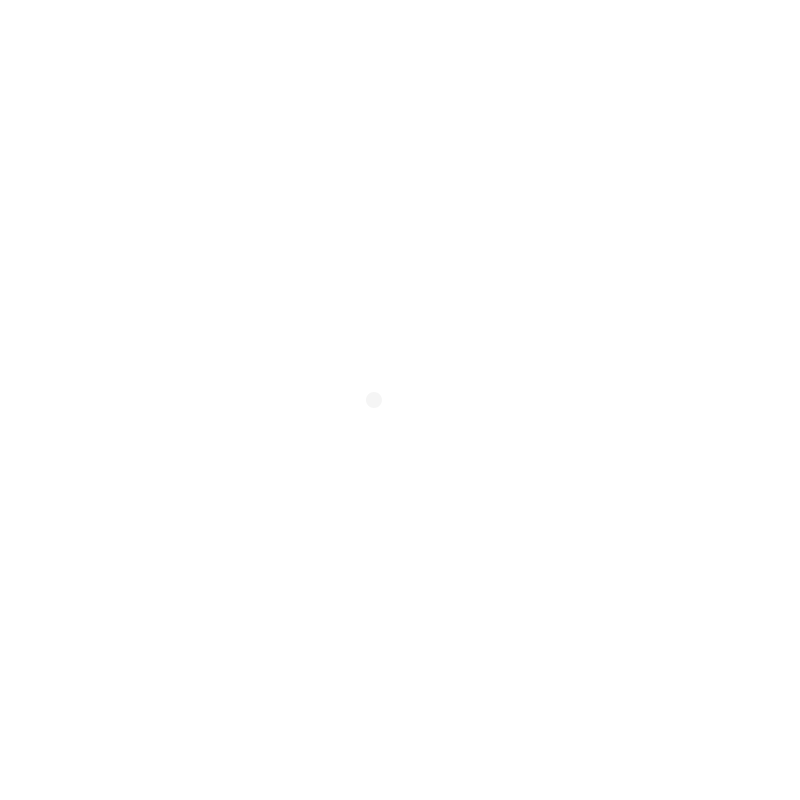
Frame 1 (no input)
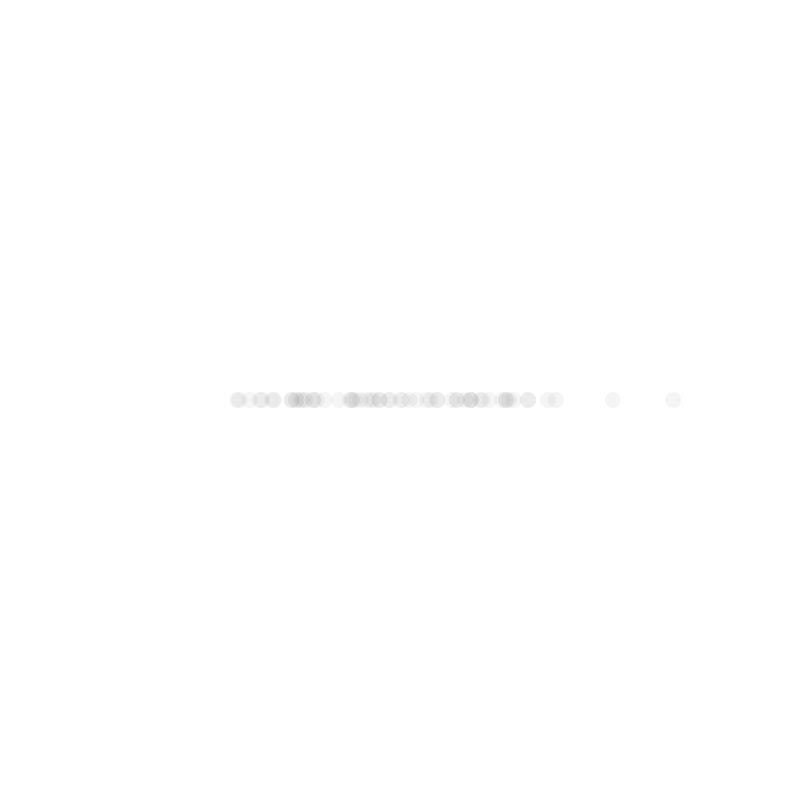
Frame 60 (the mouse pressed at the canvas centre just before this capture)
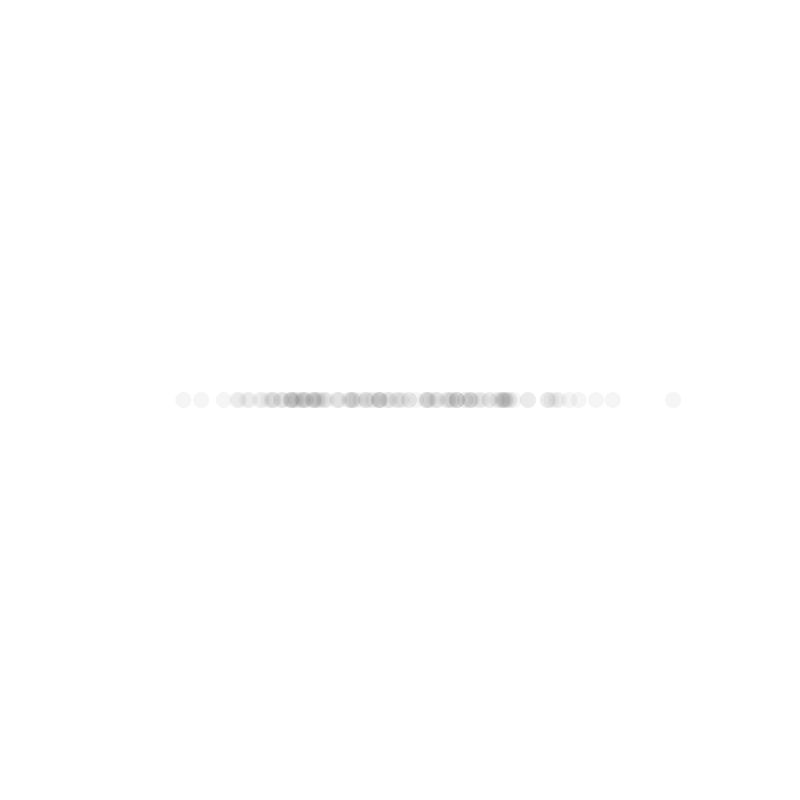
Frame 120 (the mouse held since frame 60 and released just before this capture)

The Processing sketch that drew these frames (run headless with seeded random() and noise(); from frame 60 on, the mouse is pressed at the canvas centre):

// Processing sketch: Gaussian
// ── Gaussian.pde
import java.util.Random;


Random gen;
float stddev;
float mean;
void setup(){
  size(800, 800);
  background(255);
  gen = new Random();
  stddev = 100;
  mean = width/2;

}

void draw(){
  float xloc = (float)gen.nextGaussian();
  xloc *= stddev;
  xloc += mean;
  
  fill(0,10);
  noStroke();
  ellipse(xloc, height/2, 16,16);
}
